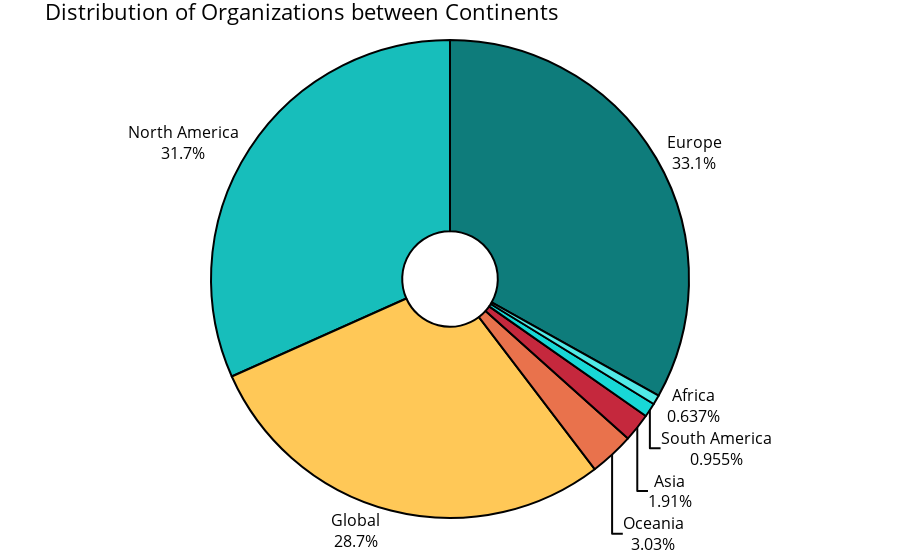

The code cell stored with this chart in its notebook:
### Code cell
continent_his = df_organizations["continent"].value_counts().to_frame().rename_axis("continent_name")
continent_his.rename(index={"EU": "Europe", "NA": "North America", "": "Global", "OC":"Oceania", "AS":"Asia", "SA":"South America", "AF":"Africa"},inplace=True)
fig = px.pie(continent_his.reset_index(), values="continent", names="continent_name", color_discrete_sequence=color_discrete_sequence, hole=0.2)

fig.update_layout(title="Distribution of Organizations between Continents", font_size=16, showlegend=False, hovermode=False)
fig.update_traces(textposition='outside', textinfo='label+percent', marker=dict(line=dict(color='#000000', width=2)))
fig['layout'].update(margin=dict(l=0,r=0,b=0,t=40))

fig.show()

### Figure 1 — Plotly figure (JSON) as saved in the notebook; plotly's stock layout.template omitted (floating-point values rounded to 4 significant figures)
{"data": [{"domain": {"x": [0, 1], "y": [0, 1]}, "hole": 0.2, "hoverlabel": {"namelength": 0}, "hovertemplate": "continent_name=%{label}<br>continent=%{value}", "labels": ["Europe", "North America", "Global", "Oceania", "Asia", "South America", "Africa"], "legendgroup": "", "marker": {"line": {"color": "#000000", "width": 2}}, "name": "", "showlegend": true, "textinfo": "label+percent", "textposition": "outside", "type": "pie", "values": [208, 199, 180, 19, 12, 6, 4]}], "layout": {"font": {"size": 16}, "hovermode": false, "legend": {"tracegroupgap": 0}, "margin": {"b": 0, "l": 0, "r": 0, "t": 40}, "piecolorway": ["#0E7C7B", "#17BEBB", "#FFC857", "#E9724C", "#C5283D"], "showlegend": false, "title": {"text": "Distribution of Organizations between Continents"}}}
